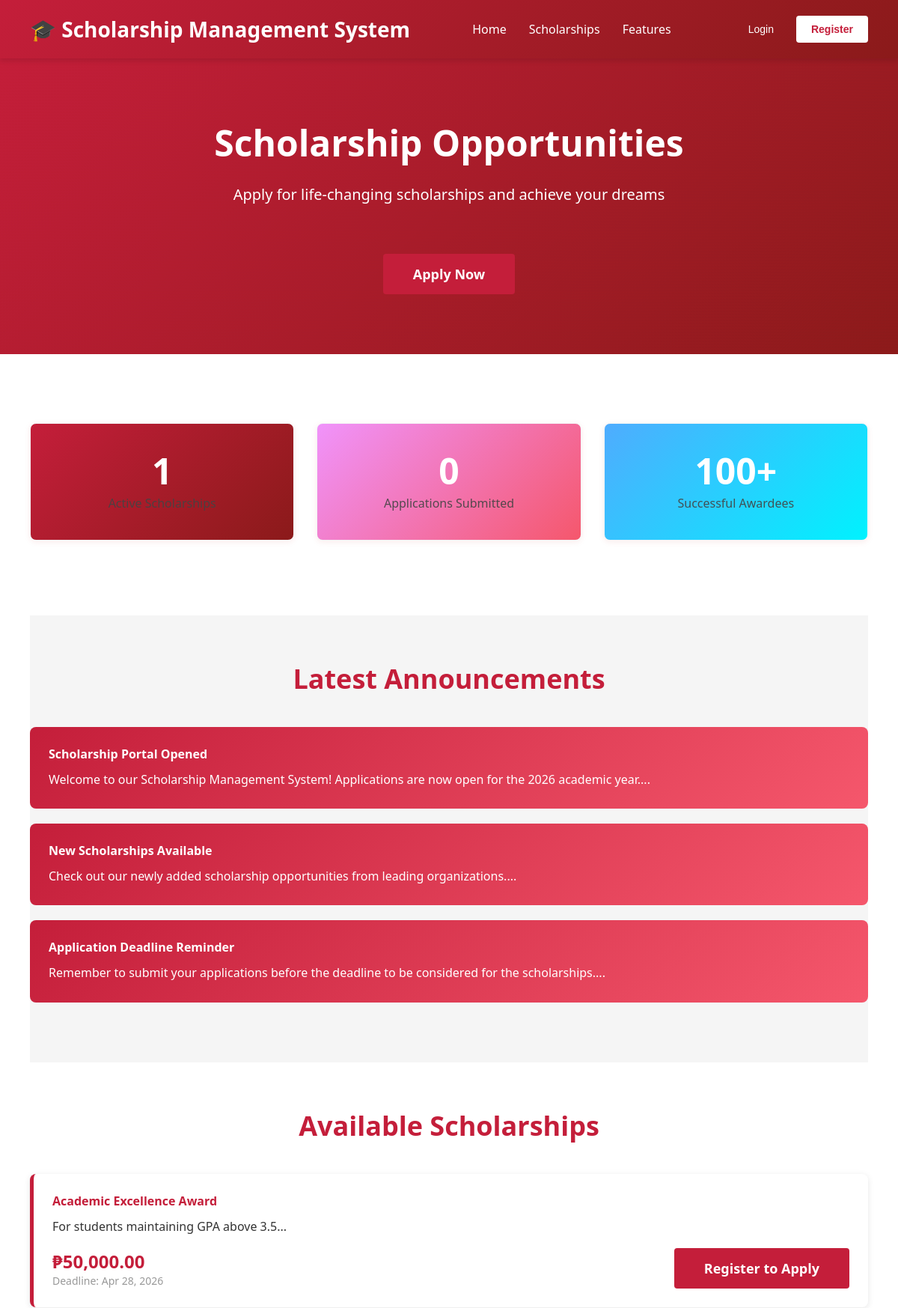
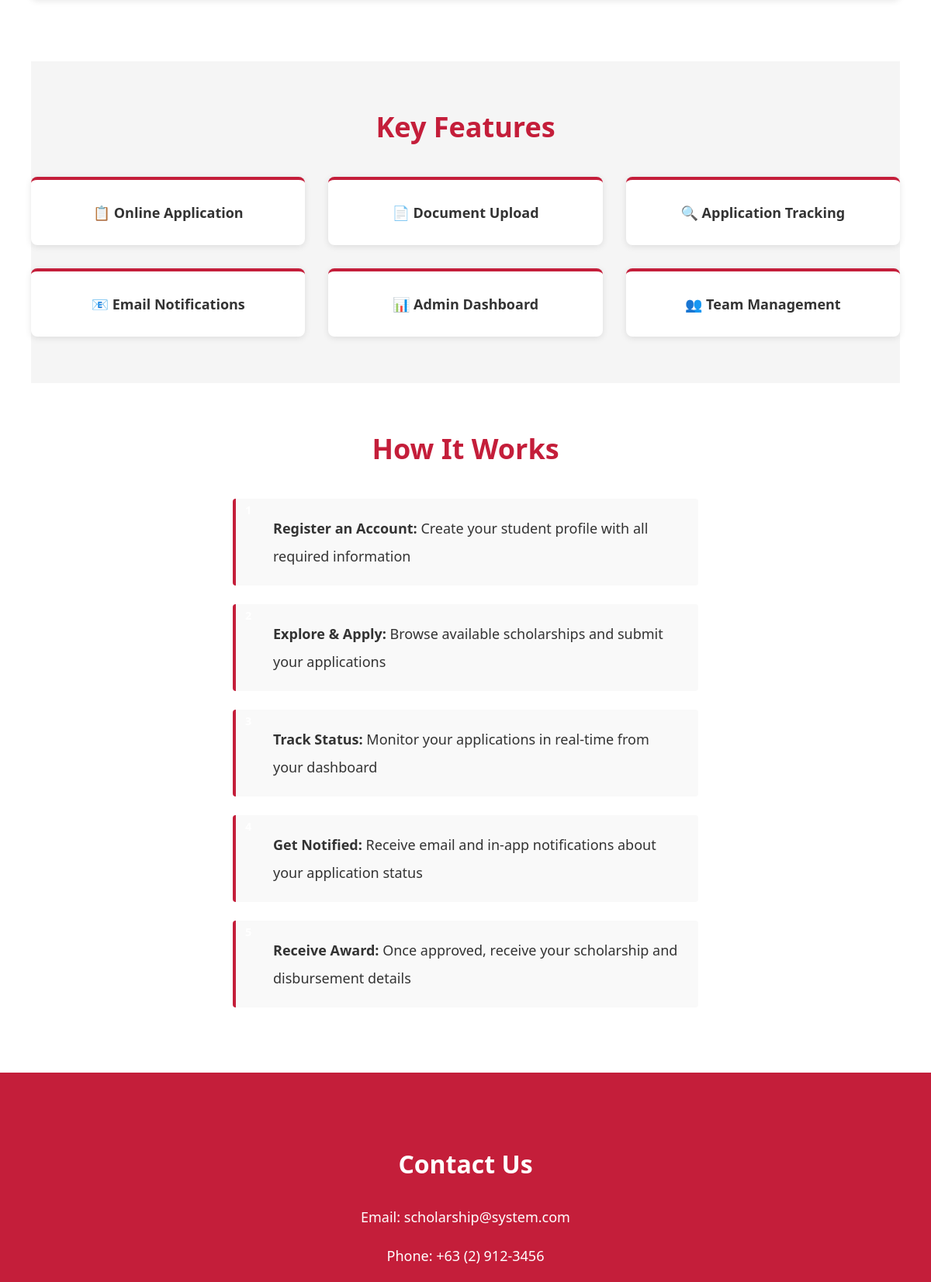
The page / (upper part) on the database its author committed (2 pictures, top to bottom).
### tables this page shows
CREATE TABLE `announcements` (
  `id` int(11) NOT NULL,
  `title` varchar(255) NOT NULL,
  `message` text NOT NULL,
  `type` enum('info','success','warning','urgent') DEFAULT 'info',
  `created_by` int(11) NOT NULL,
  `published` tinyint(1) DEFAULT 1,
  `published_at` datetime DEFAULT current_timestamp(),
  `expires_at` datetime DEFAULT NULL,
  `created_at` datetime DEFAULT current_timestamp(),
  `updated_at` datetime DEFAULT current_timestamp() ON UPDATE current_timestamp()
);

CREATE TABLE `scholarships` (
  `id` int(11) NOT NULL,
  `title` varchar(255) NOT NULL,
  `description` text NOT NULL,
  `organization` varchar(150) NOT NULL,
  `eligibility_requirements` text DEFAULT NULL,
  `renewal_requirements` text DEFAULT NULL,
  `amount` decimal(12,2) NOT NULL CHECK (`amount` > 0),
  `deadline` date NOT NULL,
  `status` enum('open','closed','cancelled') DEFAULT 'open',
  `created_by` int(11) NOT NULL,
  `created_at` datetime DEFAULT current_timestamp(),
  `updated_at` datetime DEFAULT current_timestamp() ON UPDATE current_timestamp()
);

### helpers/SecurityHelper.php (called while the page is built, shortened)
<?php
function sanitizeString($string) {
    return htmlspecialchars(trim($string), ENT_QUOTES, 'UTF-8');
}
function isLoggedIn() {
    return isset($_SESSION['user_id']) && !empty($_SESSION['user_id']);
}

### index.php (the view, shortened to what this page needs)
<?php
require_once __DIR__ . '/helpers/SecurityHelper.php';
$pdo = getPDO();
$stmt = $pdo->query("
    SELECT * FROM scholarships
    WHERE status = 'open' AND deadline > NOW()
    ORDER BY deadline ASC
    LIMIT 10
");
$scholarships = $stmt->fetchAll(PDO::FETCH_ASSOC) ?: [];
$stmt = $pdo->query("
    SELECT * FROM announcements
    WHERE published = 1 AND (expires_at IS NULL OR expires_at > NOW())
    ORDER BY published_at DESC
    LIMIT 3
");
$announcements = $stmt->fetchAll(PDO::FETCH_ASSOC) ?: [];
$totalApps = $pdo->query("SELECT COUNT(*) FROM applications")->fetchColumn() ?: 0;
$totalScholarships = $pdo->query("SELECT COUNT(*) FROM scholarships WHERE status = 'open'")->fetchColumn() ?: 0;
?>
<!DOCTYPE html>
<html lang="en">
<head>
  <link rel="stylesheet" href="assets/style.css">
</head>
<body>
<nav class="navbar">
  <div class="navbar-logo">🎓 Scholarship Management System</div>
  <div class="navbar-nav">
    <a href="#home">Home</a>
    <a href="#scholarships">Scholarships</a>
    <a href="#features">Features</a>
  </div>
  <div class="navbar-buttons">
    <?php if (isLoggedIn()): ?>
      <button class="login" onclick="window.location.href='member/dashboard_new.php'" style="background: white; color: #667eea;">Dashboard</button>
      <button class="register" onclick="window.location.href='auth/logout.php'" style="background: #f56565; color: white;">Logout</button>
    <?php else: ?>
      <button class="login" onclick="window.location.href='auth/login.php'">Login</button>
      <button class="register" onclick="window.location.href='auth/register.php'">Register</button>
    <?php endif; ?>
  </div>
</nav>
<section id="home" class="hero">
  <h1>Scholarship Opportunities</h1>
  <p>Apply for life-changing scholarships and achieve your dreams</p>
  <?php if (!isLoggedIn()): ?>
    <button class="primary-btn" onclick="window.location.href='auth/register.php'">Apply Now</button>
  <?php else: ?>
    <button class="primary-btn" onclick="window.location.href='member/apply_scholarship.php'">Explore & Apply</button>
  <?php endif; ?>
</section>
<div class="container">
  <div class="section">
    <div class="stats-grid">
      <div class="stat-card">
        <div class="number"><?= $totalScholarships ?></div>
        <div class="label">Active Scholarships</div>
      </div>
      <div class="stat-card" style="background: linear-gradient(135deg, #f093fb 0%, #f5576c 100%);">
        <div class="number"><?= $totalApps ?></div>
        <div class="label">Applications Submitted</div>
      </div>
      <div class="stat-card" style="background: linear-gradient(135deg, #4facfe 0%, #00f2fe 100%);">
        <div class="number">100+</div>
        <div class="label">Successful Awardees</div>
      </div>
    </div>
  </div>
  <?php if (!empty($announcements)): ?>
    <section id="announcements" class="announcements section">
      <h2>Latest Announcements</h2>
      <?php foreach ($announcements as $ann): ?>
        <div class="announcement">
          <h4><?= sanitizeString($ann['title']) ?></h4>
          <p><?= sanitizeString(substr($ann['message'], 0, 150)) ?>...</p>
        </div>
      <?php endforeach; ?>
    </section>
  <?php endif; ?>
  <section id="scholarships" class="scholarships section">
    <h2>Available Scholarships</h2>
    <?php if (!empty($scholarships)): ?>
      <?php foreach ($scholarships as $sch): ?>
        <div class="scholarship-card">
          <h4><?= sanitizeString($sch['title']) ?></h4>
          <p><?= sanitizeString(substr($sch['description'] ?? '', 0, 150)) ?>...</p>
          <div style="display: flex; justify-content: space-between; align-items: center; margin-top: 15px;">
            <div>
              <div class="amount">₱<?= number_format($sch['amount'] ?? 0, 2) ?></div>
              <div class="deadline">Deadline: <?= date('M d, Y', strtotime($sch['deadline'])) ?></div>
            </div>
            <?php if (isLoggedIn()): ?>
              <button class="primary-btn" style="margin: 0;" onclick="window.location.href='member/apply_scholarship.php?scholarship_id=<?= $sch['id'] ?>'">Apply</button>
            <?php else: ?>
              <button class="primary-btn" style="margin: 0;" onclick="window.location.href='auth/register.php'">Register to Apply</button>
            <?php endif; ?>
          </div>
        </div>
      <?php endforeach; ?>
    <?php else: ?>
      <p style="text-align: center;">No scholarships available at this time. Please check back soon!</p>
    <?php endif; ?>
  </section>
  <section id="features" class="features section">
    <h2>Key Features</h2>
    <div class="feature-grid">
      <div class="feature-card">📋 Online Application</div>
      <div class="feature-card">📄 Document Upload</div>
      <div class="feature-card">🔍 Application Tracking</div>
      <div class="feature-card">📧 Email Notifications</div>
      <div class="feature-card">📊 Admin Dashboard</div>
      <div class="feature-card">👥 Team Management</div>
    </div>
  </section>
  <section id="process" class="process section">
    <h2>How It Works</h2>
    <ol>
      <li><strong>Register an Account:</strong> Create your student profile with all required information</li>
      <li><strong>Explore & Apply:</strong> Browse available scholarships and submit your applications</li>
      <li><strong>Track Status:</strong> Monitor your applications in real-time from your dashboard</li>
      <li><strong>Get Notified:</strong> Receive email and in-app notifications about your application status</li>
      <li><strong>Receive Award:</strong> Once approved, receive your scholarship and disbursement details</li>
    </ol>
  </section>
</div>
<section class="contact">
  <h2>Contact Us</h2>
  <p>Email: scholarship@system.com</p>
  <p>Phone: +63 (2) 912-3456</p>
</section>
</body>
</html>

### assets/style.css (style rules this page uses)
.stats-grid { display: flex; gap: 2rem; margin: 2rem 0 1rem 0; flex-wrap: wrap; }
.stat-card { background: #fff; border-radius: 12px; box-shadow: 0 2px 8px rgba(185,28,28,0.08); padding: 1.5rem 2.5rem; min-width: 180px; text-align: center; border: 1px solid #f3f4f6; display: flex; flex-direction: column; align-items: center; justify-content: center; }
.stat-card .label { color: #444; font-size: 1.1rem; margin-bottom: 8px; }
h1 { font-size: 2.5rem; font-weight: 700; }
h2 { font-size: 2rem; font-weight: 600; }
p { color: var(--text-secondary); line-height: 1.7; }
.navbar { display: flex; justify-content: space-between; align-items: center; padding: 1.5rem 3rem; background: var(--surface); border-bottom: 1px solid var(--border); position: sticky; top: 0; z-index: 100; backdrop-filter: blur(10px); background: rgba(255, 255, 255, 0.95); }
.login { background: transparent; color: var(--primary); border: 1.5px solid var(--primary); }
.register { background: var(--primary); color: white; }
.hero { text-align: center; padding: 8rem 2rem; background: linear-gradient(135deg, rgba(185, 28, 28, 0.06) 0%, rgba(248, 113, 113, 0.06) 100%); position: relative; overflow: hidden; }
.hero::before { content: ''; position: absolute; top: 0; left: 0; right: 0; bottom: 0; background-image: repeating-linear-gradient( 0deg, transparent, transparent 2px, rgba(185, 28, 28, 0.04) 2px, rgba(185, 28, 28, 0.04) 4px ); pointer-events: none; }
.hero h1 { position: relative; z-index: 1; margin-bottom: 1rem; color: var(--primary); }
.hero p { position: relative; z-index: 1; font-size: 1.25rem; max-width: 600px; margin: 0 auto; color: var(--text-secondary); }
.primary-btn { margin-top: 2rem; padding: 1rem 2.5rem; font-size: 1rem; border-radius: 6px; border: none; cursor: pointer; background: var(--primary); color: white; font-weight: 600; transition: all 0.2s ease; font-family: inherit; position: relative; z-index: 1; }
.features { padding: 6rem 3rem; max-width: 1200px; margin: 0 auto; }
.features h2 { text-align: center; margin-bottom: 3rem; color: var(--primary); }
.feature-grid { display: grid; grid-template-columns: repeat(auto-fit, minmax(280px, 1fr)); gap: 1.5rem; }
.feature-card { background: var(--surface); padding: 2rem; border-radius: 8px; border: 1px solid var(--border); text-align: center; transition: all 0.2s ease; font-size: 1.1rem; font-weight: 500; color: var(--text-primary); }
.process { background: var(--surface); padding: 6rem 3rem; border-top: 1px solid var(--border); border-bottom: 1px solid var(--border); }
.process h2 { text-align: center; margin-bottom: 3rem; color: var(--primary); }
.process ol { max-width: 600px; margin: 0 auto; text-align: left; font-size: 1.1rem; line-height: 2; color: var(--text-secondary); list-style: none; counter-reset: step-counter; }
.process ol li { counter-increment: step-counter; position: relative; padding-left: 3rem; margin-bottom: 1.5rem; }
.process ol li::before { content: counter(step-counter); position: absolute; left: 0; top: 0; width: 2rem; height: 2rem; background: var(--primary); color: white; border-radius: 50%; display: flex; align-items: center; justify-content: center; font-weight: 600; font-size: 0.9rem; }
.contact { padding: 6rem 3rem; text-align: center; background: var(--background); }
.contact h2 { margin-bottom: 2rem; color: var(--primary); }
.contact p { font-size: 1.1rem; margin: 0.5rem 0; color: var(--text-secondary); }

### rows shown on the page
announcements: title "Scholarship Portal Opened", message "Welcome to our Scholarship Management System! Applications are now open for the 2026 academic year."
announcements: title "New Scholarships Available", message "Check out our newly added scholarship opportunities from leading organizations."
announcements: title "Application Deadline Reminder", message "Remember to submit your applications before the deadline to be considered for the scholarships."
scholarships: title "Academic Excellence Award", description "For students maintaining GPA above 3.5", amount "50,000.00", deadline "Apr 28, 2026"

### other values the page prints
$totalScholarships "1"
$totalApps "0"
